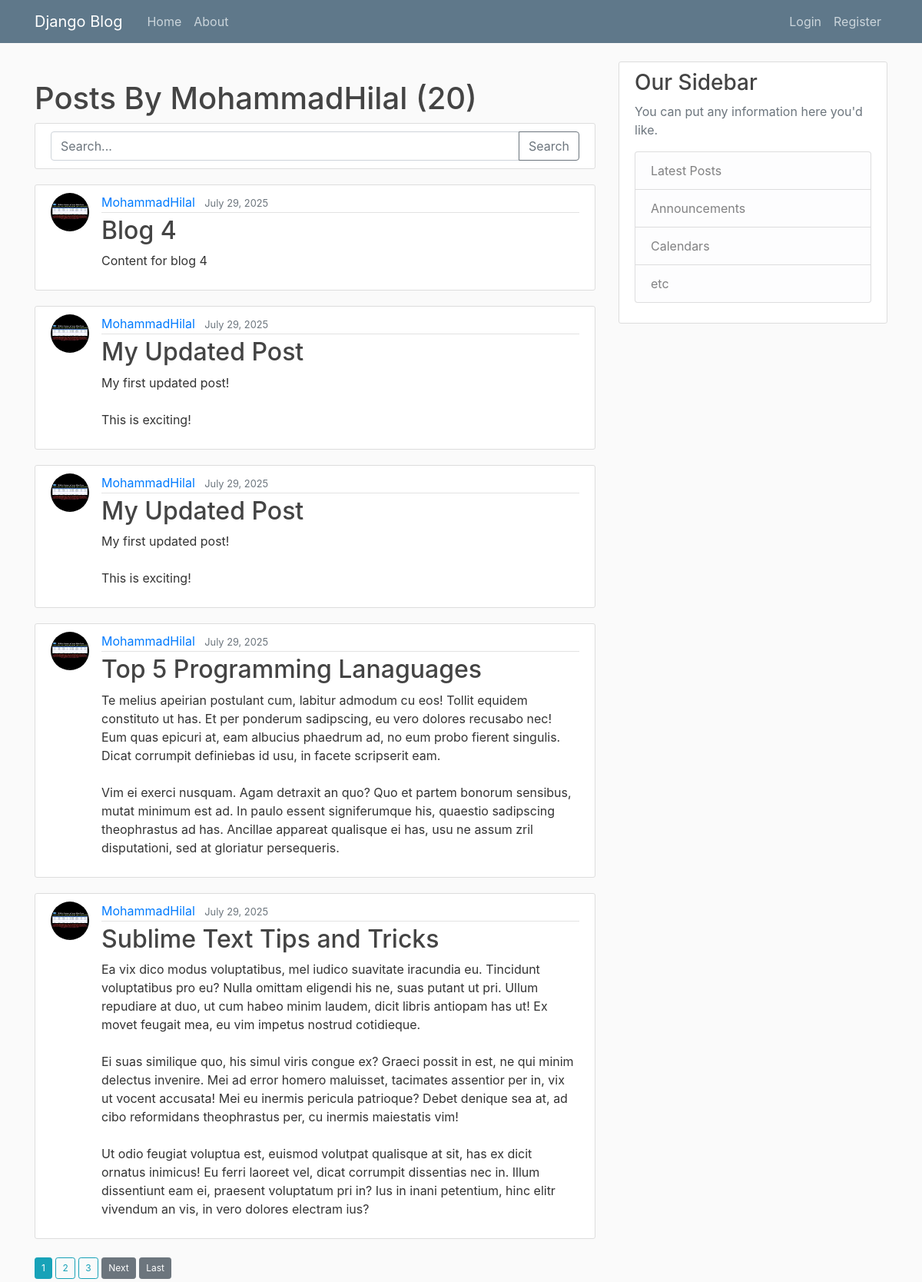
The page /user/MohammadHilal/ on the database as committed earlier.
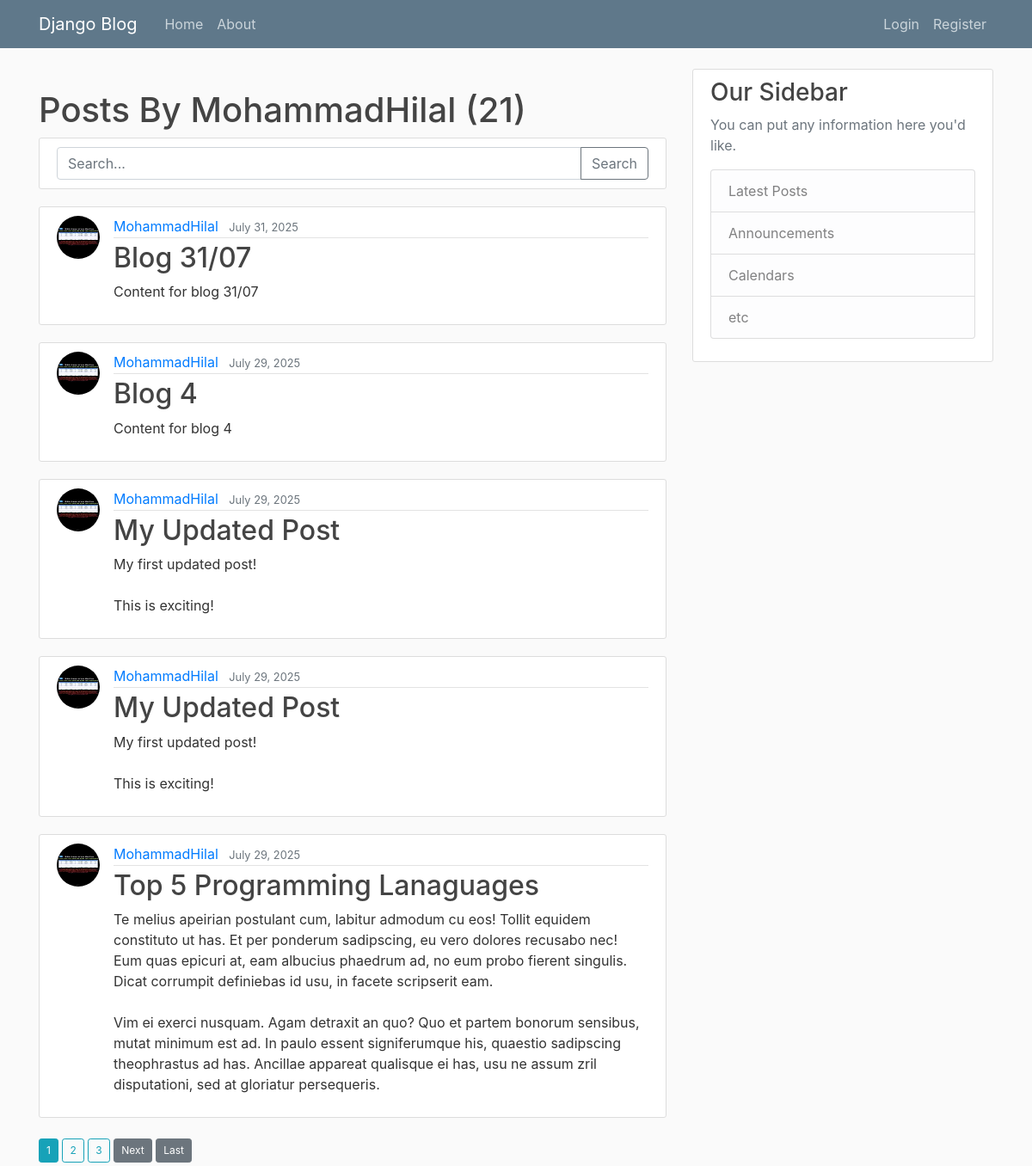
The same page on the database as committed later.
### blog/models.py (models this page shows, shortened)
class Post(models.Model):
    title = models.CharField(max_length=200)
    content = models.TextField()
    date_posted = models.DateField(default=timezone.now)
    author = models.ForeignKey(User, on_delete=models.CASCADE)

### users/models.py (models this page shows, shortened)
class Profile(models.Model):
    user = models.OneToOneField(User, on_delete=models.CASCADE)
    image = models.ImageField(default='default.jpg', upload_to='profile_pics')

### blog/views.py (the view)
# urls.py: path("user/<str:username>/", UserPostListview.as_view(), name="user-posts"),
class UserPostListview(ListView):
    model = Post
    template_name = "blog/user_posts.html"
    context_object_name = "posts"
    paginate_by = 5
    def get_queryset(self):
        user = get_object_or_404(User, username=self.kwargs.get('username'))
        query = self.request.GET.get('q')
        if query:
            return Post.objects.filter(author=user).filter(Q(title__icontains=query) | Q(content__icontains=query)).order_by('-date_posted')
        return Post.objects.filter(author=user).order_by('-date_posted')
    def get_context_data(self, **kwargs):
        context = super().get_context_data(**kwargs)
        context['query'] = self.request.GET.get('q', '')
        return context

### blog/templates/blog/user_posts.html (shortened to what this page needs)
{%extends "blog/base.html"%}
{% block content %}
    <h1 class="mt-4">Posts By {{view.kwargs.username}} ({{page_obj.paginator.count}})</h1>
    <div class="content-section">
      <form method="get" action="">
        <div class="input-group">
          <input class= "form-control" type="text" name="q" placeholder="Search..." value="{{ query }}">
          <div class="input-group-append">
            <button class="btn btn-outline-secondary" type="submit">Search</button>
          </div>
        </div>
      </form>
    </div>
    {% for post in posts %}
        <article class="media content-section">
          <img class="rounded-circle article-img" src="{{ post.author.profile.image.url }}" alt="Author Image" style="width: 50px; height: 50px;">
          <div class="media-body">
            <div class="article-metadata">
              <a class="mr-2" href="{% url 'user-posts' post.author.username %}">{{ post.author }}</a>
              <small class="text-muted">{{ post.date_posted|date:"F d, Y"}}</small>
            </div>
            <h2><a class="article-title" href="{% url 'post-detail' post.id %}">{{ post.title }}</a></h2>
            <p class="article-content">{{ post.content }}</p>
          </div>
        </article>
    {% endfor %}
    {% if is_paginated %}
      {% for num in page_obj.paginator.page_range %}
        {% if page_obj.number == num %}
          <a class="btn btn-info btn-sm fs-1" href="?page={{num}}">{{ num }}</a>
        {% elif num > page_obj.number|add:'-3' and num < page_obj.number|add:'3' %}
          <a class="btn btn-outline-info btn-sm mb-1 mt-1 fs-1" href="?page={{ num }}">{{ num }}</a>
        {% endif %}
      {% endfor %}
      {% if page_obj.has_next %}
        <a class="btn btn-secondary btn-sm mb-1 mt-1 fs-1" href="?page={{ page_obj.next_page_number }}">Next</a>
        <a class="btn btn-secondary btn-sm mb-1 mt-1 fs-1" href="?page={{ page_obj.paginator.num_pages }}">Last</a>
      {% endif %}
    {% endif %}
{% endblock content%}

Rows that differ between the two databases and show on the page:
no longer on this page (row unchanged): Post: author.profile.image (picture), author "MohammadHilal", date_posted "July 29, 2025", title "Sublime Text Tips and Tricks", content "Ea vix dico modus voluptatibus, mel iudico suavitate iracundia eu. Tincidunt voluptatibus pro eu? Nulla omittam eligendi his ne, suas putant ut pri. Ullum repudiare at duo, ut cum habeo minim laudem, dicit libris antiopam has ut! Ex movet feugait mea, eu vim impetus nostrud cotidieque. Ei suas similique quo, his simul viris congue ex? Graeci possit in est, ne qui minim delectus invenire. Mei ad error homero maluisset, tacimates assentior per in, vix ut vocent accusata! Mei eu inermis pericula patrioque? Debet denique sea at, ad cibo reformidans theophrastus per, cu inermis maiestatis vim! Ut odio feugiat voluptua est, euismod volutpat qualisque at sit, has ex dicit ornatus inimicus! Eu…"
added Post: author.profile.image (picture), author "MohammadHilal", date_posted "July 31, 2025", title "Blog 31/07", content "Content for blog 31/07"
Other text that changed with them:
{{ page_obj.paginator.count }}: "20" → "21"
